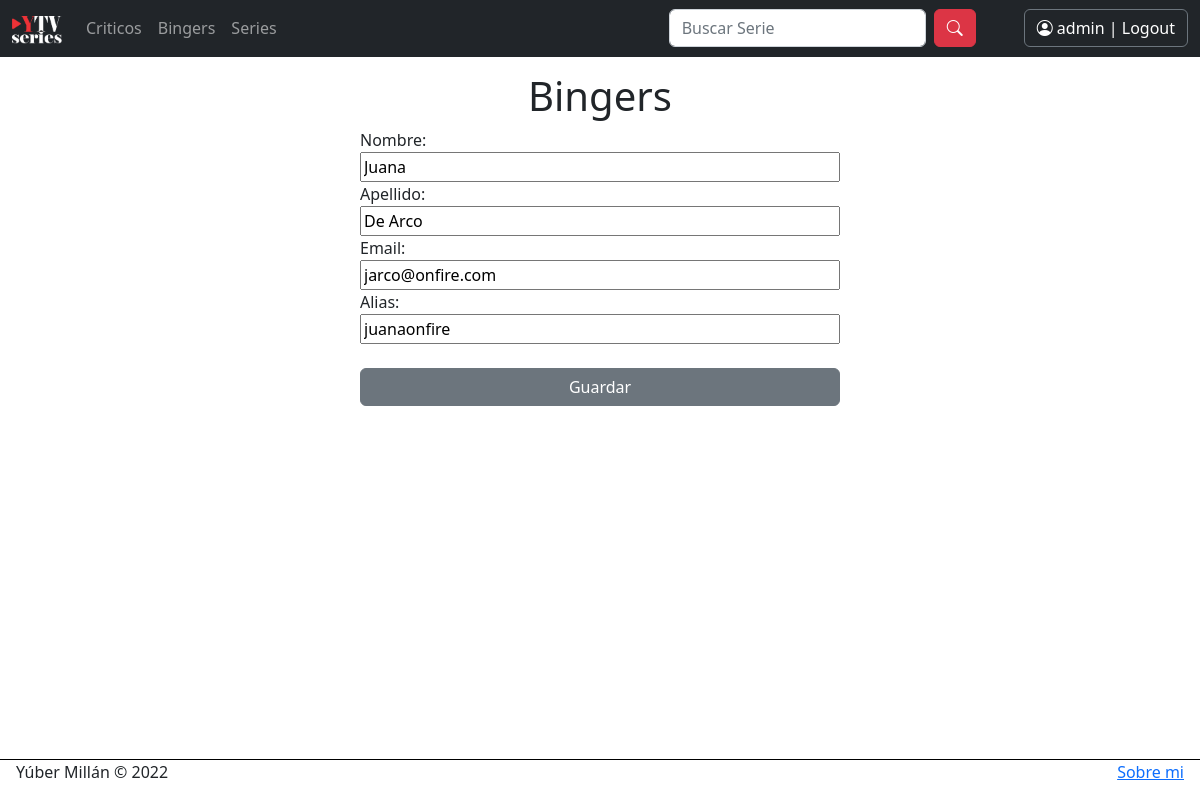
Page /usuarios/binger/editar/4 (signed in) on the committed database.
### usuarios/models.py (models this page shows, shortened)
class Binger(models.Model):
    nombre = models.CharField(max_length=50)
    apellido = models.CharField(max_length=50)
    email = models.EmailField()
    alias = models.CharField(max_length=20)

### usuarios/views.py (the view, shortened to what this page needs)
# urls.py: path("binger/editar/<id>", views.mod_binger, name="EditarBinger"),
@user_passes_test(es_admin)
def mod_binger(request, id):
    user = Binger.objects.get(id=id)
    mi_form = FormBinger(
        initial={
            "nombre": user.nombre,
            "apellido": user.apellido,
            "email": user.email,
            "alias": user.alias,
        }
    )
    return render(request, "usuarios/formBingers.html", {"Bingerform": mi_form})

### usuarios/forms.py
class FormBinger(forms.Form):
    nombre = forms.CharField(max_length=50)
    apellido = forms.CharField(max_length=50)
    email = forms.EmailField()
    alias = forms.CharField(max_length=20)

### usuarios/views.py (called while the page is built)
def es_admin(user):
    return user.is_authenticated and user.is_staff

### usuarios/templates/usuarios/formBingers.html (shortened to what this page needs)
{% extends 'layout.html' %}
{% block contenido %}
    <center><h1>Bingers</h1></center>
    <form method="POST" action=""
        style="display: flex; flex-direction: column; max-width: 40vw; margin-inline: auto">
        {{ Bingerform }}
        <br>
        <input class="btn btn-secondary" type="submit" value="Guardar">
{% endblock contenido %}

### usuarios/templates/layout.html (shortened to what this page needs)
{% load static %}
<!DOCTYPE html>
<html lang="en">
<head>
    <link href="https://cdn.jsdelivr.net/npm/bootstrap@5.2.0-beta1/dist/css/bootstrap.min.css" rel="stylesheet">
    <link rel="stylesheet" href="https://cdn.jsdelivr.net/npm/bootstrap-icons@1.8.2/font/bootstrap-icons.css">
</head>
<body style="margin: 0;">
    <nav class="navbar navbar-expand-lg navbar-dark bg-dark fixed-top">
        <div class="container-fluid">
          <a class="navbar-brand" href="{% url 'Inicio' %} "><img src="/media/YTVSerie-small-white.png" alt="" width="50" height="28"></a>
          <div class="collapse navbar-collapse" id="navbarSupportedContent">
            <ul class="navbar-nav me-auto mb-2 mb-lg-0">
              {% if user.is_authenticated %}
                <li class="nav-item">
                  <a class="nav-link" aria-current="page" href=" {% url 'ListaCriticos' %} ">Criticos</a>
                </li>
              <li class="nav-item">
                <a class="nav-link" href=" {% url 'ListaBingers' %} ">Bingers</a>
              </li>
              {% endif %}
              <li class="nav-item">
                <a class="nav-link" href=" {% url 'SerieList' %} ">Series</a>
              </li>
            </ul>
            <form class="d-flex mx-5" role="search" action="/paginas/buscar/" method="GET">
              <input class="form-control me-2" type="search" placeholder="Buscar Serie" aria-label="Search" name="nombre" id="nombre">
              <button class="btn btn-danger" type="submit"><i class="bi bi-search"></i></button>
            </form>
            {% if not user.is_authenticated%}
              <a style="color:white; margin-right:10px;" class="btn btn-outline-secondary" href=" {% url 'Register' %} ">Registrarse</a>
              <a style="color:white; font-weight: bold;" class="btn btn-outline-secondary" href=" {% url 'Login' %} "><i class="bi bi-person-circle" style= "font-size: 14px"></i> | Login</a>
            {% else %}
              <a style="color:white;" class="btn btn-outline-secondary" href=" {% url 'Logout' %} "><i class="bi bi-person-circle"></i>  {{ user.username }} | Logout</a>
            {% endif %}
          </div>
        </div>
      </nav>
    <div style="display: flex; flex-direction: column; min-height: 100vh;">
        <div style="flex-grow: 1; padding-inline: 1rem;">
        <div class="container mt-4 pt-5">
            {% block contenido %}
            {% endblock contenido %}
        </div>
        </div>
        <div style="flex-wrap: wrap; border-top: 1px solid black; padding-inline: 1rem;">
            <footer style="display: flex; justify-content: space-between;">
                <p>
                    Yúber Millán © 2022
                </p>
                <p>
                    <a href="{% url 'About' %} ">Sobre mi</a>
                </p>
            </footer>
        </div>
    </div>
</body>
</html>

### usuarios/templates/layout.html (style rules this page uses)
.container { max-width: 700px; }

### rows in the picture
Binger: nombre "Juana", apellido "De Arco", email "jarco@onfire.com", alias "juanaonfire"

### other values in the picture
{{ user.username }} "admin"
